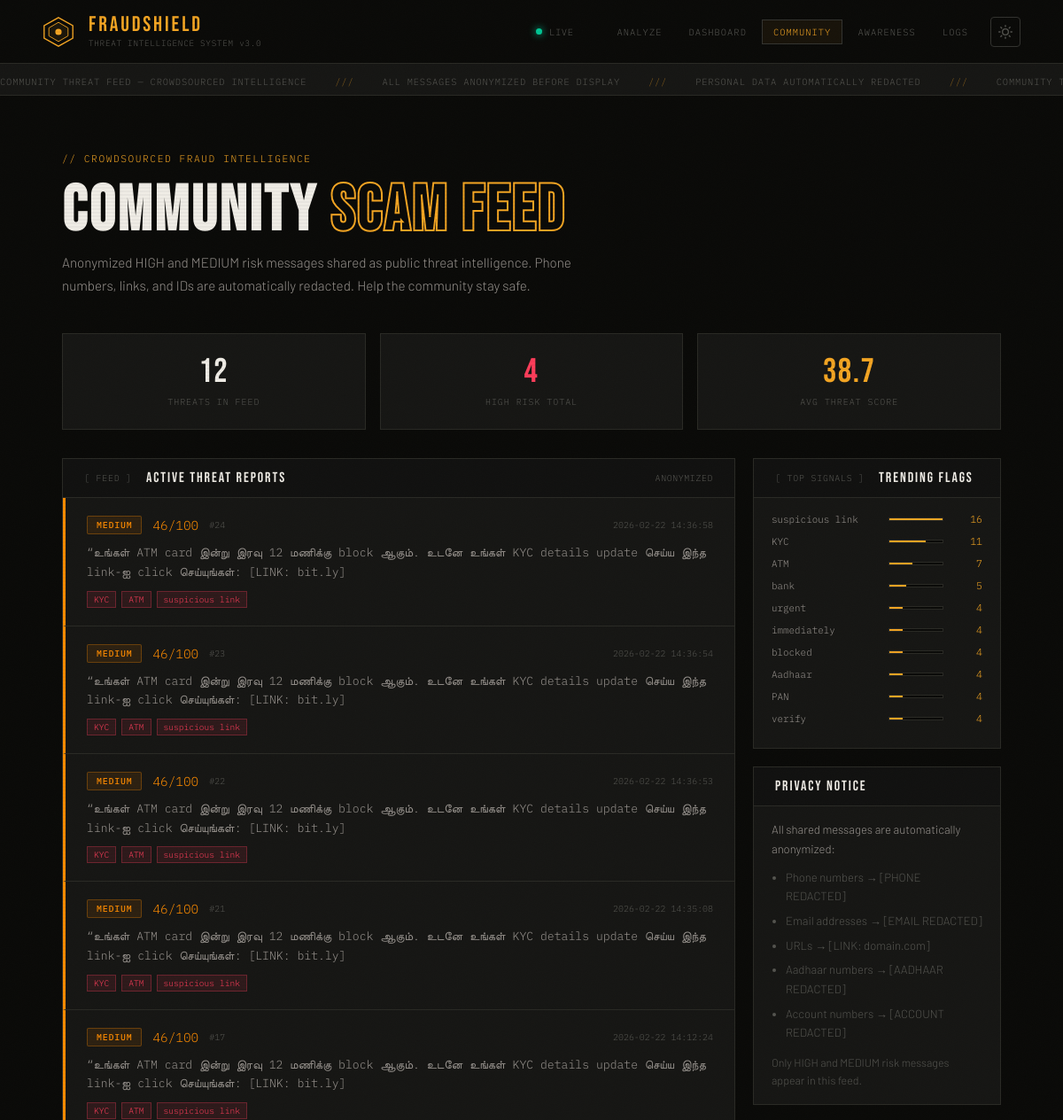
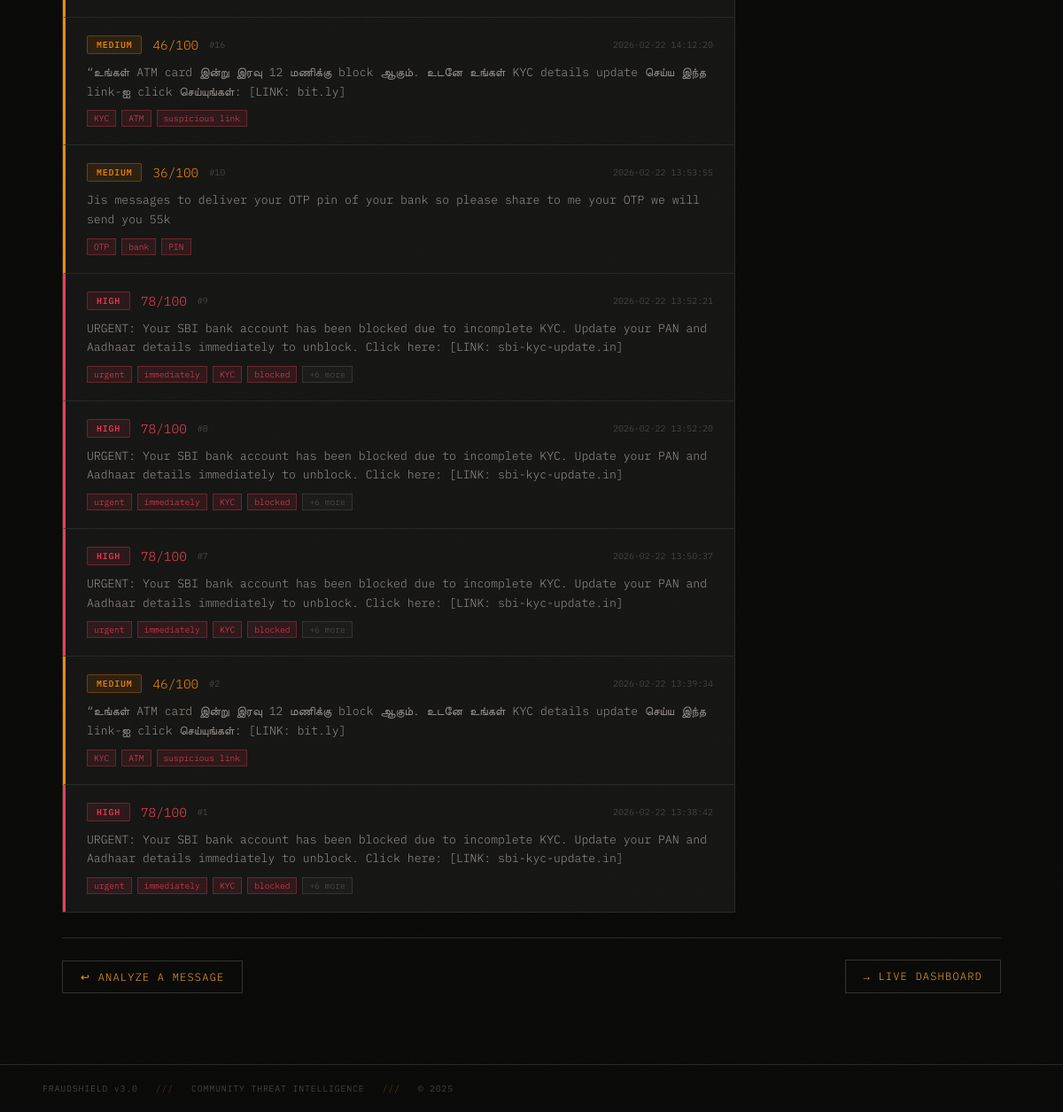
The app's page /community with its own data (2 pictures, top to bottom).
### tables this page shows
CREATE TABLE analysis_logs (
            id          INTEGER PRIMARY KEY AUTOINCREMENT,
            message     TEXT    NOT NULL,
            rule_score  INTEGER NOT NULL,
            ai_score    INTEGER NOT NULL,
            final_score INTEGER NOT NULL,
            risk_level  TEXT    NOT NULL,
            flags       TEXT    NOT NULL,
            analyzed_at TEXT    NOT NULL
        );

### app.py (the view)
@app.route("/community")
def community():
    feed      = get_community_feed(limit=20)
    top_flags = get_top_flags(10)
    stats     = get_stats()
    return render_template("community.html", feed=feed, top_flags=top_flags, stats=stats)

### community_feed.py (called while the page is built)
def anonymize_message(message):
    text = message
    text = re.sub(r'\b[\d\s\-\+]{10,15}\b', '[PHONE REDACTED]', text)
    text = re.sub(r'[a-zA-Z0-9._%+\-]+@[a-zA-Z0-9.\-]+\.[a-zA-Z]{2,}', '[EMAIL REDACTED]', text)
    def redact_url(m):
        url = m.group(0)
        try:
            from urllib.parse import urlparse
            domain = urlparse(url).netloc
            return f'[LINK: {domain}]'
        except Exception:
            return '[LINK REDACTED]'
    text = re.sub(r'https?://\S+', redact_url, text)
    text = re.sub(r'\b\d{4}\s?\d{4}\s?\d{4}\b', '[AADHAAR REDACTED]', text)
    text = re.sub(r'\b\d{8,18}\b', '[ACCOUNT REDACTED]', text)
    return text.strip()

def get_top_flags(limit=10):
    try:
        conn = sqlite3.connect(DB_PATH)
        cursor = conn.cursor()
        cursor.execute("SELECT flags FROM analysis_logs WHERE flags != ''")
        rows = cursor.fetchall()
        conn.close()
        counter = {}
        for (flags_str,) in rows:
            for flag in flags_str.split(', '):
                flag = flag.strip()
                if flag:
                    counter[flag] = counter.get(flag, 0) + 1
        sorted_flags = sorted(counter.items(), key=lambda x: x[1], reverse=True)
        return sorted_flags[:limit]
    except Exception:
        return []

### database.py (called while the page is built)
def get_stats():
    conn = sqlite3.connect(DB_PATH)
    cursor = conn.cursor()
    cursor.execute("SELECT COUNT(*) FROM analysis_logs")
    total = cursor.fetchone()[0]
    cursor.execute("SELECT COUNT(*) FROM analysis_logs WHERE risk_level = 'HIGH'")
    high = cursor.fetchone()[0]
    cursor.execute("SELECT COUNT(*) FROM analysis_logs WHERE risk_level = 'MEDIUM'")
    medium = cursor.fetchone()[0]
    cursor.execute("SELECT COUNT(*) FROM analysis_logs WHERE risk_level = 'LOW'")
    low = cursor.fetchone()[0]
    cursor.execute("SELECT ROUND(AVG(final_score), 1) FROM analysis_logs")
    avg_score = cursor.fetchone()[0] or 0
    conn.close()
    return {
        "total": total,
        "high": high,
        "medium": medium,
        "low": low,
        "avg_score": avg_score
    }

### templates/community.html (shortened to what this page needs)
<!DOCTYPE html>
<html lang="en">
<head>
  <link rel="stylesheet" href="{{ url_for('static', filename='style.css') }}">
</head>
<body>
  <header>
    <div class="header-left">
      <div class="logo">
        <div class="logo-text"><span class="logo-name">FRAUDSHIELD</span><span class="logo-sub">THREAT INTELLIGENCE
            SYSTEM v3.0</span></div>
      </div>
    </div>
    <div class="header-right">
      <div class="status-item"><span class="status-dot pulse"></span><span class="status-label">LIVE</span></div>
      <nav class="header-nav">
        <a href="/" class="nav-link mono">ANALYZE</a>
        <a href="/dashboard" class="nav-link mono">DASHBOARD</a>
        <a href="/community" class="nav-link mono active">COMMUNITY</a>
        <a href="/#awareness" class="nav-link mono">AWARENESS</a>
        <a href="/logs" class="nav-link mono">LOGS</a>
        <button class="theme-toggle" id="themeToggle" onclick="toggleTheme()" title="Toggle light/dark mode">
        </button>
      </nav>
    </div>
  </header>
  <div class="ticker-wrap">
    <div class="ticker-track">
      <span>COMMUNITY THREAT FEED — CROWDSOURCED INTELLIGENCE</span><span class="sep">///</span>
      <span>ALL MESSAGES ANONYMIZED BEFORE DISPLAY</span><span class="sep">///</span>
      <span>PERSONAL DATA AUTOMATICALLY REDACTED</span><span class="sep">///</span>
      <span>COMMUNITY THREAT FEED — CROWDSOURCED INTELLIGENCE</span><span class="sep">///</span>
    </div>
  </div>
  <main>
    <div class="logs-hero">
      <div class="hero-label mono">// CROWDSOURCED FRAUD INTELLIGENCE</div>
      <h1 class="hero-title" style="font-size:clamp(2.5rem,6vw,5rem);">COMMUNITY <span class="outline-text">SCAM
          FEED</span></h1>
      <p style="color:var(--text-dim);font-size:0.95rem;margin-top:12px;max-width:600px;line-height:1.7">
        Anonymized HIGH and MEDIUM risk messages shared as public threat intelligence. Phone numbers, links, and IDs are
        automatically redacted. Help the community stay safe.
      </p>
    </div>
    <div class="stat-cards" style="grid-template-columns:repeat(3,1fr);margin-bottom:32px">
      <div class="stat-card">
        <div class="stat-card-num">{{ feed|length }}</div>
        <div class="stat-card-label mono">THREATS IN FEED</div>
      </div>
      <div class="stat-card">
        <div class="stat-card-num" style="color:var(--high)">{{ stats.high }}</div>
        <div class="stat-card-label mono">HIGH RISK TOTAL</div>
      </div>
      <div class="stat-card">
        <div class="stat-card-num" style="color:var(--amber)">{{ stats.avg_score }}</div>
        <div class="stat-card-label mono">AVG THREAT SCORE</div>
      </div>
    </div>
    <div class="community-layout">
      <div class="feed-column">
        <div class="panel">
          <div class="panel-header">
            <span class="panel-id mono">[ FEED ]</span>
            <span class="panel-title">ACTIVE THREAT REPORTS</span>
            <span class="panel-status mono accent">ANONYMIZED</span>
          </div>
          {% if feed %}
          <div class="feed-list">
            {% for item in feed %}
            <div class="feed-item feed-{{ item.risk_level }}">
              <div class="feed-item-header">
                <span class="risk-pill {{ item.risk_level }}">{{ item.risk_level }}</span>
                <span class="feed-score mono"
                  style="color:{% if item.risk_level=='HIGH' %}var(--high){% else %}var(--medium){% endif %}">{{
                  item.score }}/100</span>
                <span class="feed-id mono muted">#{{ item.id }}</span>
                <span class="feed-time mono muted">{{ item.time }}</span>
              </div>
              <div class="feed-message">{{ item.message }}</div>
              {% if item.flags %}
              <div class="feed-flags">
                {% for flag in item.flags.split(', ')[:4] %}
                <span class="mini-flag">{{ flag }}</span>
                {% endfor %}
                {% if item.flag_count > 4 %}<span class="mini-flag more">+{{ item.flag_count - 4 }} more</span>{% endif
                %}
              </div>
              {% endif %}
            </div>
            {% endfor %}
          </div>
          {% else %}
          <div class="empty-logs">
            <div class="empty-icon mono">[ NO THREATS YET ]</div>
            <p>Analyze some messages first. <a href="/" class="amber-link">Run a scan →</a></p>
          </div>
          {% endif %}
        </div>
      </div>
      <div class="sidebar-column">
        <div class="panel">
          <div class="panel-header">
            <span class="panel-id mono">[ TOP SIGNALS ]</span>
            <span class="panel-title">TRENDING FLAGS</span>
          </div>
          <div style="padding:16px 20px">
            {% if top_flags %}
            {% for flag, count in top_flags %}
            <div class="flag-bar-row" style="margin-bottom:10px">
              <span class="flag-bar-label mono" style="width:110px;font-size:0.68rem">{{ flag }}</span>
              <div class="flag-bar-track" style="flex:1">
                <div class="flag-bar-fill" style="width:{{ ((count / top_flags[0][1]) * 100)|int }}%"></div>
              </div>
              <span class="flag-bar-count mono accent" style="margin-left:8px">{{ count }}</span>
            </div>
            {% endfor %}
            {% else %}
            <p style="color:var(--text-muted);font-size:0.82rem">No data yet.</p>
            {% endif %}
          </div>
        </div>
        <div class="panel" style="margin-top:20px">
          <div class="panel-header"><span class="panel-title">PRIVACY NOTICE</span></div>
          <div style="padding:16px 20px;font-size:0.82rem;color:var(--text-dim);line-height:1.65">
            <p>All shared messages are automatically anonymized:</p>
            <ul style="margin-top:10px;padding-left:16px;color:var(--text-muted)">
              <li style="margin-bottom:6px">Phone numbers → [PHONE REDACTED]</li>
              <li style="margin-bottom:6px">Email addresses → [EMAIL REDACTED]</li>
              <li style="margin-bottom:6px">URLs → [LINK: domain.com]</li>
              <li style="margin-bottom:6px">Aadhaar numbers → [AADHAAR REDACTED]</li>
              <li>Account numbers → [ACCOUNT REDACTED]</li>
            </ul>
            <p style="margin-top:12px;color:var(--text-muted);font-size:0.78rem">Only HIGH and MEDIUM risk messages
              appear in this feed.</p>
          </div>
        </div>
      </div>
    </div>
    <div class="action-row" style="margin-top:28px">
      <a href="/" class="reset-btn mono">↩ ANALYZE A MESSAGE</a>
      <a href="/dashboard" class="reset-btn mono">→ LIVE DASHBOARD</a>
    </div>
  </main>
  <footer>
    <div class="footer-inner"><span class="mono">FRAUDSHIELD v3.0</span><span class="footer-sep">///</span><span
        class="mono">COMMUNITY THREAT INTELLIGENCE</span><span class="footer-sep">///</span><span class="mono">©
        2025</span></div>
  </footer>
</body>
</html>

### records on screen
analysis_logs: risk_level "MEDIUM", score "46", id "24", time "2026-02-22 14:36:58", message "“உங்கள் ATM card இன்று இரவு 12 மணிக்கு block ஆகும். உடனே உங்கள் KYC details update செய்ய இந்த link-ஐ click செய்யுங்கள்: [LINK: bit.ly]", 4 "KYC" "ATM" "suspicious link"
analysis_logs: risk_level "MEDIUM", score "46", id "23", time "2026-02-22 14:36:54", message "“உங்கள் ATM card இன்று இரவு 12 மணிக்கு block ஆகும். உடனே உங்கள் KYC details update செய்ய இந்த link-ஐ click செய்யுங்கள்: [LINK: bit.ly]", 4 "KYC" "ATM" "suspicious link"
analysis_logs: risk_level "MEDIUM", score "46", id "22", time "2026-02-22 14:36:53", message "“உங்கள் ATM card இன்று இரவு 12 மணிக்கு block ஆகும். உடனே உங்கள் KYC details update செய்ய இந்த link-ஐ click செய்யுங்கள்: [LINK: bit.ly]", 4 "KYC" "ATM" "suspicious link"
analysis_logs: risk_level "MEDIUM", score "46", id "21", time "2026-02-22 14:35:08", message "“உங்கள் ATM card இன்று இரவு 12 மணிக்கு block ஆகும். உடனே உங்கள் KYC details update செய்ய இந்த link-ஐ click செய்யுங்கள்: [LINK: bit.ly]", 4 "KYC" "ATM" "suspicious link"
analysis_logs: risk_level "MEDIUM", score "46", id "17", time "2026-02-22 14:12:24", message "“உங்கள் ATM card இன்று இரவு 12 மணிக்கு block ஆகும். உடனே உங்கள் KYC details update செய்ய இந்த link-ஐ click செய்யுங்கள்: [LINK: bit.ly]", 4 "KYC" "ATM" "suspicious link"
analysis_logs: risk_level "MEDIUM", score "46", id "16", time "2026-02-22 14:12:20", message "“உங்கள் ATM card இன்று இரவு 12 மணிக்கு block ஆகும். உடனே உங்கள் KYC details update செய்ய இந்த link-ஐ click செய்யுங்கள்: [LINK: bit.ly]", 4 "KYC" "ATM" "suspicious link"
analysis_logs: risk_level "MEDIUM", score "36", id "10", time "2026-02-22 13:53:55", message "Jis messages to deliver your OTP pin of your bank so please share to me your OTP we will send you 55k", 4 "OTP" "bank" "PIN"
analysis_logs: risk_level "HIGH", score "78", id "9", time "2026-02-22 13:52:21", message "URGENT: Your SBI bank account has been blocked due to incomplete KYC. Update your PAN and Aadhaar details immediately to unblock. Click here: [LINK: sbi-kyc-update.in]", 4 "urgent" "immediately" "KYC" "blocked", flag_count "6"
analysis_logs: risk_level "HIGH", score "78", id "8", time "2026-02-22 13:52:20", message "URGENT: Your SBI bank account has been blocked due to incomplete KYC. Update your PAN and Aadhaar details immediately to unblock. Click here: [LINK: sbi-kyc-update.in]", 4 "urgent" "immediately" "KYC" "blocked", flag_count "6"
analysis_logs: risk_level "HIGH", score "78", id "7", time "2026-02-22 13:50:37", message "URGENT: Your SBI bank account has been blocked due to incomplete KYC. Update your PAN and Aadhaar details immediately to unblock. Click here: [LINK: sbi-kyc-update.in]", 4 "urgent" "immediately" "KYC" "blocked", flag_count "6"
analysis_logs: risk_level "MEDIUM", score "46", id "2", time "2026-02-22 13:39:34", message "“உங்கள் ATM card இன்று இரவு 12 மணிக்கு block ஆகும். உடனே உங்கள் KYC details update செய்ய இந்த link-ஐ click செய்யுங்கள்: [LINK: bit.ly]", 4 "KYC" "ATM" "suspicious link"
analysis_logs: risk_level "HIGH", score "78", id "1", time "2026-02-22 13:38:42", message "URGENT: Your SBI bank account has been blocked due to incomplete KYC. Update your PAN and Aadhaar details immediately to unblock. Click here: [LINK: sbi-kyc-update.in]", 4 "urgent" "immediately" "KYC" "blocked", flag_count "6"

### other values on screen
{{ feed|length }} "12"
{{ stats.high }} "4"
{{ stats.avg_score }} "38.7"
{{ flag }} "suspicious link" "KYC" "ATM" "bank" "urgent" "immediately" "blocked" "Aadhaar" "PAN" "verify"
{{ count }} "16" "11" "7" "5" "4" "4" "4" "4" "4" "4"
